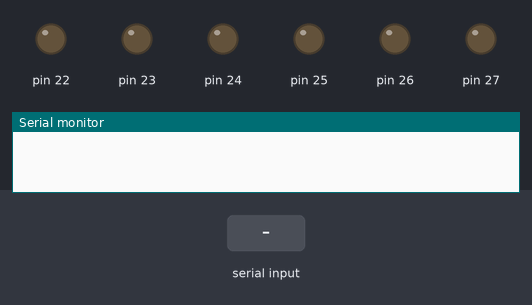
Recording of a sketch running on a simulated Arduino Mega 2560, built with avr-gcc and run on an emulated ATmega2560. Parts: output pins drawn as LEDs (lit = HIGH), the last lines printed to the serial monitor. Inputs (shaded band) come from the test bench.

Above: at 1.2 s.
1.3 s: "tocar,1\n" received over Serial
At 2.1 s:
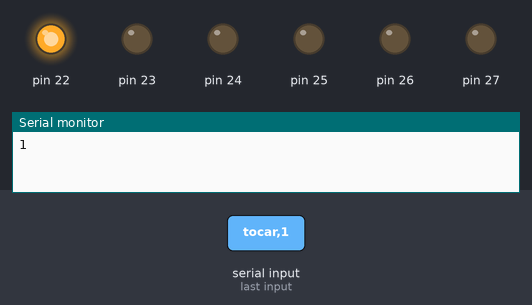
Timing chart, 0 to 4.3 s (numbered marks = the images above; inputs shaded):
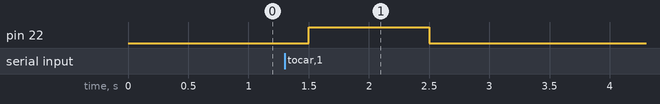

Measured:
- after the input at 1.3 s, pin 22: LOW → HIGH after 0.20 s, → LOW 1.0 s later

The sketch:

Proyecto_Piano_DAC6_VGA_Piano.ino
```cpp
void send_tecla(int teclaInt);
void setup() {
 Serial.begin(9600);
  int numberPin;
  //op code
  for (numberPin=22; numberPin<=27; numberPin++){
   pinMode(numberPin, OUTPUT);
  }
}

void loop() {
  check_terminal();
}
void check_terminal(){
  char command[255];
  char *action;
  char *tecla;
  int teclaInt;
  int i=0;
  while(Serial.available()>0){
    command[i]=Serial.read();
    i++;
  }
  command[i] = '\0';
  action = strtok(command,",");
  delay(100);
  if(strcmp(action,"tocar")==0){
    tecla = strtok(NULL,",");
    while(tecla != NULL){
      teclaInt = atoi(tecla);
      send_tecla(teclaInt);
      tecla = strtok(NULL,",");
    }
  send_tecla(0);
  }
}
void send_tecla(int teclaInt){
  int teclado_BI[6];
  int i;
  Serial.println(teclaInt);
   for(i=5;i>=0;i--)
    {
      teclado_BI[i]=teclaInt%2;
      teclaInt=teclaInt/2;
     }
    for(i=0;i<6;i++){
      digitalWrite(22+i,teclado_BI[5 -i]);
     }
   delay(1000);
}
```
